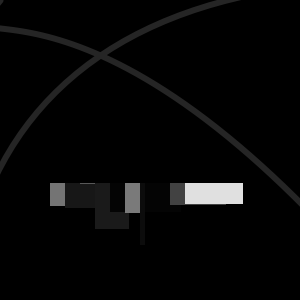
Frame 1 (no input)
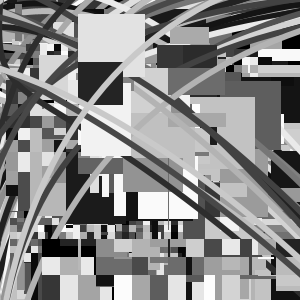
Frame 60 (the mouse pressed at the canvas centre just before this capture)
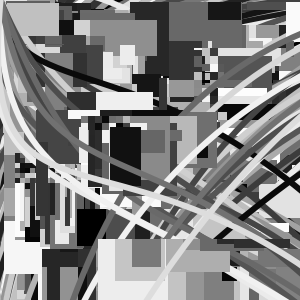
Frame 120 (the mouse held since frame 60 and released just before this capture)

The Processing sketch that drew these frames (run headless with seeded random() and noise(); from frame 60 on, the mouse is pressed at the canvas centre):

// Processing sketch: processing_7283
// ── processing_7283.pde

int x, pos;
int y, posy;
int w, h, distance;
float posf, posfy, limite2;
int limite, r,g,b;
color colo,c;
int cx1,cy1,cx2,cy2;
void setup() {
   size(300,300); 
   frameRate(20);
   background(0);
 }
void draw() {
  
  limite = int(random(300));
    posf= random(0,limite);
    pos = int(posf);
    posfy= random(0,limite);
    posy = int(posfy);
    distance = int(random(5,50));
    for(x=pos;x<limite;x=x+distance) {
      for(y=posy;y<limite;y=y+distance) {
        w = int(random(75));
        h = int(random(75));
        colo = int(random(255));
       organisme(x,y,w,h,colo);
      }
     }
  noFill();
  stroke(255);
  strokeWeight(6);
  cx1 = int(random(200));
  cy1 = int(random(200));
  cx2 = int(random(200));
  cy2 = int(random(200));
  c = int(random(255));
  stroke(c);
  bezier(0,0,mouseX-cx1,mouseY+cy1,mouseX+cx2,mouseY-cy2,600,600);
  bezier(600,0,mouseX+cx1,mouseY-cy1,mouseX-cx2,mouseY+cy2,0,600);
}
void organisme(int x1,int y1,int w1, int h1,color col1) {
  int x,y,w,h;
  color c;
  x = x1;
  y = y1;
  w = w1;
  h = h1;
  c = col1;
  noStroke();
  fill(c);
  rect(x,y,w,h);
}
